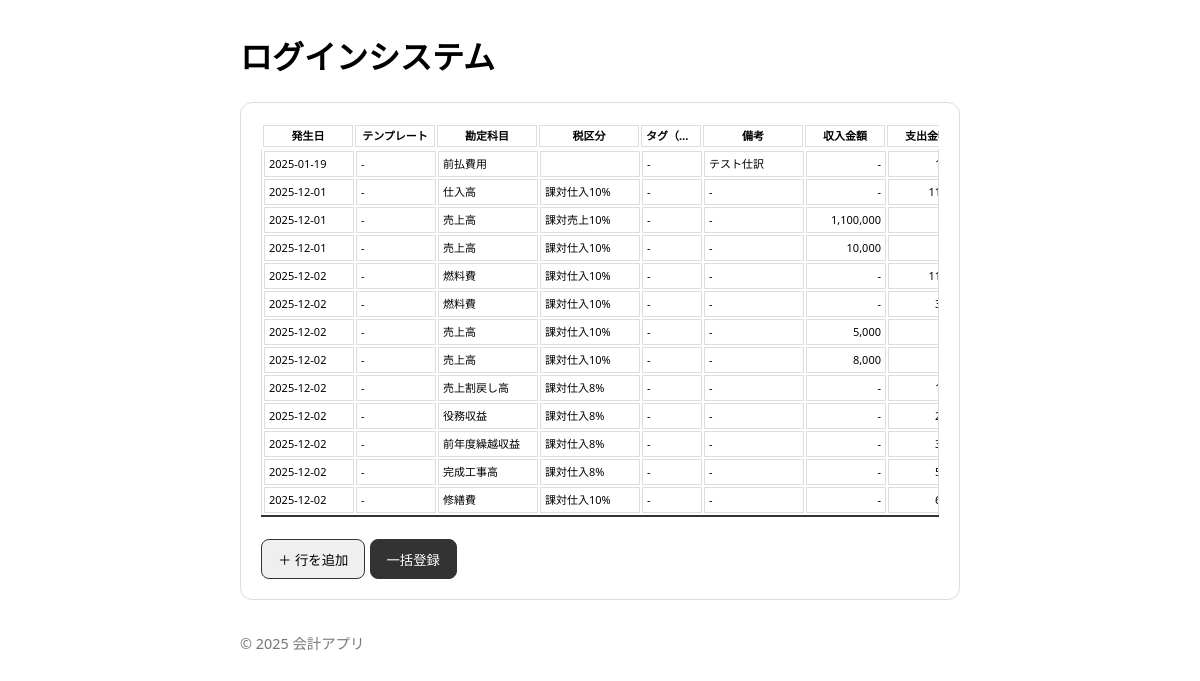
Screenshot of /accounting/cash-books/batch?account_item_id=1 with the database file from the repository.
### models.py (models this page shows, shortened)
class Base(declarative_base()):
    __abstract__ = True
    pass

class CashBook(Base):
    __tablename__ = 'cash_books'
    id = Column(Integer, primary_key=True)
    organization_id = Column(Integer, ForeignKey('organizations.id'), nullable=False)
    transaction_date = Column(String(10), nullable=False)  # YYYY-MM-DD形式
    account_item_id = Column(Integer, ForeignKey('account_items.id'), nullable=False)
    tax_category_id = Column(Integer, ForeignKey('tax_categories.id'))
    tax_rate = Column(String(10))  # 例: "8%", "10%"
    counterparty = Column(String(255))
    item_name = Column(String(255))
    department = Column(String(255))
    memo_tag = Column(String(255))
    payment_account = Column(String(255))
    remarks = Column(Text)
    amount_with_tax = Column(Integer, nullable=False)
    amount_without_tax = Column(Integer)
    tax_amount = Column(Integer)
    balance = Column(Integer)
    created_at = Column(String(19))  # YYYY-MM-DD HH:MM:SS形式
    updated_at = Column(String(19))
    account_item = relationship("AccountItem", foreign_keys=[account_item_id])
    tax_category = relationship("TaxCategory", foreign_keys=[tax_category_id])

class AccountItem(Base):
    __tablename__ = 'account_items'
    id = Column(Integer, primary_key=True)
    organization_id = Column(Integer, ForeignKey('organizations.id'), nullable=False)
    account_name = Column(String(255), nullable=False)
    display_name = Column(String(255))
    sub_category = Column(String(255))
    mid_category = Column(String(255))
    major_category = Column(String(255))
    liquidity_category = Column(String(50))
    liquidity_rank = Column(Integer)
    pl_category = Column(String(50))
    pl_rank = Column(Integer)
    bs_category = Column(String(50))
    bs_rank = Column(Integer)
    income_counterpart = Column(String(255))
    expense_counterpart = Column(String(255))
    tax_category = Column(String(255))
    shortcut1 = Column(String(50))
    shortcut2 = Column(String(50))
    input_candidate = Column(Boolean, default=True)
    sub_account_priority_tag = Column(Boolean, default=False)

class TaxCategory(Base):
    __tablename__ = 'tax_categories'
    id = Column(Integer, primary_key=True)
    name = Column(String(50), unique=True, nullable=False) # 例: 課対仕入10%

### blueprints/cash_books.py (the view)
@bp.route('/cash-books/batch', methods=['GET'])
def batch_create_cash_books_page():
    db = SessionLocal()
    try:
        account_item_id = request.args.get('account_item_id', type=int)
        cash_books_query = db.query(CashBook).join(
            AccountItem, CashBook.account_item_id == AccountItem.id, isouter=True
        ).join(
            TaxCategory, CashBook.tax_category_id == TaxCategory.id, isouter=True
        )
        if account_item_id:
            account = db.query(Account).filter(Account.account_item_id == account_item_id).first()
            if account:
                cash_books_query = cash_books_query.filter(
                    CashBook.payment_account == account.account_name
                )
        cash_books_query = cash_books_query.order_by(
            CashBook.transaction_date.desc(), CashBook.id.desc()
        ).limit(50).all()
        cash_books = []
        for cb in cash_books_query:
            deposit_amount = cb.amount_with_tax if cb.amount_with_tax > 0 else None
            withdrawal_amount = abs(cb.amount_with_tax) if cb.amount_with_tax < 0 else None
            cash_books.append({
                'id': cb.id,
                'transaction_date': cb.transaction_date,
                'account_name': cb.payment_account or '',
                'account_item_name': cb.account_item.account_name if cb.account_item else '',
                'tax_category': cb.tax_category.name if cb.tax_category else cb.tax_rate or '',
                'counterparty': cb.counterparty,
                'item_name': cb.item_name,
                'deposit_amount': deposit_amount,
                'withdrawal_amount': withdrawal_amount,
                'tax_amount': cb.tax_amount,
                'remarks': cb.remarks
            })
        return render_template('cash_books/batch_form.html', cash_books=cash_books, account_item_id=account_item_id)
    finally:
        db.close()

### templates/cash_books/batch_form.html (shortened to what this page needs)
{% extends "base.html" %}
{% block content %}
<div class="card" style="margin-bottom: 20px;">
    <form id="batch-form">
        <div class="table-container">
            <table class="table table-bordered" id="transaction-table-header">
                <colgroup>
                    <col style="width: 90px;">
                    <col style="width: 80px;">
                    <col style="width: 100px;">
                    <col style="width: 100px;">
                    <col class="unified-tag-col" style="width: 60px;">
                    <col class="detail-tag-col" style="width: 60px; display: none;">
                    <col class="detail-tag-col" style="width: 60px; display: none;">
                    <col class="detail-tag-col" style="width: 60px; display: none;">
                    <col class="detail-tag-col" style="width: 60px; display: none;">
                    <col class="detail-tag-col" style="width: 60px; display: none;">
                    <col style="width: 100px;">
                    <col style="width: 80px;">
                    <col style="width: 80px;">
                    <col style="width: 80px;">
                    <col style="width: 100px;">
                </colgroup>
                <thead>
                    <tr>
                        <th>発生日</th>
                        <th>テンプレート</th>
                        <th>勘定科目</th>
                        <th>税区分</th>
                        <th class="unified-tag-header">タグ（統合）</th>
                        <th>備考</th>
                        <th>収入金額</th>
                        <th>支出金額</th>
                    </tr>
                </thead>
            </table>
        </div>
        <div class="table-scroll-container" style="max-height: 400px; overflow-y: auto;">
            <table class="table table-bordered" id="transaction-table-body">
                <colgroup>
                    <col style="width: 90px;">
                    <col style="width: 80px;">
                    <col style="width: 100px;">
                    <col style="width: 100px;">
                    <col class="unified-tag-col" style="width: 60px;">
                    <col class="detail-tag-col" style="width: 60px; display: none;">
                    <col class="detail-tag-col" style="width: 60px; display: none;">
                    <col class="detail-tag-col" style="width: 60px; display: none;">
                    <col class="detail-tag-col" style="width: 60px; display: none;">
                    <col class="detail-tag-col" style="width: 60px; display: none;">
                    <col style="width: 100px;">
                    <col style="width: 80px;">
                    <col style="width: 80px;">
                    <col style="width: 80px;">
                    <col style="width: 100px;">
                </colgroup>
                <tbody id="registered-transactions-tbody">
                    {% for cb in cash_books|reverse %}
                    <tr data-id="{{ cb.id }}" data-account-item-id="{{ cb.account_item_id }}" data-tax-category-id="{{ cb.tax_category_id }}">
                        <td>{{ cb.transaction_date }}</td>
                        <td>-</td>
                        <td>{{ cb.account_item_name }}</td>
                        <td>{{ cb.tax_category }}</td>
                        <td class="unified-tag-cell">
                            {% set tags = [] %}
                            {% if cb.counterparty %}{% set _ = tags.append(cb.counterparty + ' (取引先)') %}{% endif %}
                            {% if cb.item_name %}{% set _ = tags.append(cb.item_name + ' (品目)') %}{% endif %}
                            {% if cb.department %}{% set _ = tags.append(cb.department + ' (部門)') %}{% endif %}
                            {% if cb.project_tag %}{% set _ = tags.append(cb.project_tag + ' (案件)') %}{% endif %}
                            {% if cb.memo_tag %}{% set _ = tags.append(cb.memo_tag + ' (メモ)') %}{% endif %}
                            {{ tags|join(', ') if tags else '-' }}
                        </td>
                        <td>{{ cb.remarks or '-' }}</td>
                        <td style="text-align: right;">{{ '{:,}'.format(cb.deposit_amount) if cb.deposit_amount else '-' }}</td>
                        <td style="text-align: right;">{{ '{:,}'.format(cb.withdrawal_amount) if cb.withdrawal_amount else '-' }}</td>
                    </tr>
                    {% endfor %}
                </tbody>
            </table>
        </div>
        <div class="table-container" id="transaction-table-input-container">
            <table class="table table-bordered" id="transaction-table-input">
                <colgroup>
                </colgroup>
            </table>
        </div>
        <button type="button" class="btn btn-secondary" onclick="addRow()">＋ 行を追加</button>
        <button type="button" class="btn btn-primary" onclick="submitBatch()">一括登録</button>
    </form>
</div>
{% endblock %}

### templates/base.html (shortened to what this page needs)
<!doctype html>
<html lang="ja">
<head>
</head>
<body>
  <div class="container">
    <header>
      <h1 style="margin:0;">{% block header %}ログインシステム{% endblock %}</h1>
    </header>
    {% block content %}{% endblock %}
    <footer>© {{ 2025 }} 会計アプリ</footer>
  </div>
</body>
</html>

### templates/base.html (style rules this page uses)
body { font-family: system-ui,-apple-system,Segoe UI,Roboto,Helvetica,Arial,sans-serif; margin: 2rem; }
.container { max-width: 720px; margin: 0 auto; }
header { margin-bottom: 1.5rem; display: flex; justify-content: space-between; align-items: center; flex-wrap: wrap; gap: 1rem; }
.card { border: 1px solid #ddd; border-radius: 12px; padding: 1.25rem; margin: 1rem 0; }
.btn { display: inline-block; padding: .6rem 1rem; border-radius: 8px; border: 1px solid #333; text-decoration: none; }
.btn-primary { background: #333; color: #fff; border-color: #333; }
footer { margin-top: 2rem; color: #777; font-size: .9rem; }

### templates/cash_books/batch_form.html (style rules this page uses)
#transaction-table-header, #transaction-table-body, #transaction-table-input { table-layout: fixed; width: 100%; margin-bottom: 0; }
#transaction-table-header th, #transaction-table-body td, #transaction-table-input td { border: 1px solid #ddd; padding: 3px 4px; overflow: hidden; text-overflow: ellipsis; white-space: nowrap; font-size: 11px; line-height: 1.3; }
.table-scroll-container { border: 1px solid #ddd; border-top: none; border-bottom: none; overflow-y: scroll; }
.table-container { overflow-x: auto; }
#transaction-table-input-container { position: sticky; bottom: 0; background-color: white; z-index: 10; border-top: 2px solid #333; padding-top: 10px; padding-bottom: 10px; }

### rows the page displays
CashBook: transaction_date "2025-01-19", remarks "テスト仕訳"
AccountItem: account_item_name "前払費用"
CashBook: transaction_date "2025-12-01"
AccountItem: account_item_name "仕入高"
TaxCategory: tax_category "課対仕入10%" "課対仕入10%" "課対仕入10%" "課対仕入10%" "課対仕入10%" "課対仕入10%" "課対仕入10%"
CashBook: transaction_date "2025-12-01", amount_with_tax "1,100,000"
AccountItem: account_item_name "売上高" "売上高" "売上高" "売上高"
TaxCategory: tax_category "課対売上10%"
CashBook: transaction_date "2025-12-01", amount_with_tax "10,000"
CashBook: transaction_date "2025-12-02"
AccountItem: account_item_name "燃料費" "燃料費"
CashBook: transaction_date "2025-12-02"
CashBook: transaction_date "2025-12-02", amount_with_tax "5,000"
CashBook: transaction_date "2025-12-02", amount_with_tax "8,000"
CashBook: transaction_date "2025-12-02"
AccountItem: account_item_name "売上割戻し高"
TaxCategory: tax_category "課対仕入8%" "課対仕入8%" "課対仕入8%" "課対仕入8%"
CashBook: transaction_date "2025-12-02"
AccountItem: account_item_name "役務収益"
CashBook: transaction_date "2025-12-02"
AccountItem: account_item_name "前年度繰越収益"
CashBook: transaction_date "2025-12-02"
AccountItem: account_item_name "完成工事高"
CashBook: transaction_date "2025-12-02"
AccountItem: account_item_name "修繕費"

### other values shown
{{ tags|join(', ') if tags else '-' }} "-" "-" "-" "-" "-" "-" "-" "-" "-" "-" "-" "-" "-"
{{ '{:,}'.format(cb.deposit_amount) if cb.deposit_amount else '-' }} "-" "-" "-" "-" "-" "-" "-" "-" "-"
{{ cb.remarks or '-' }} "-" "-" "-" "-" "-" "-" "-" "-" "-" "-" "-" "-"
{{ 2025 }} "2025"
